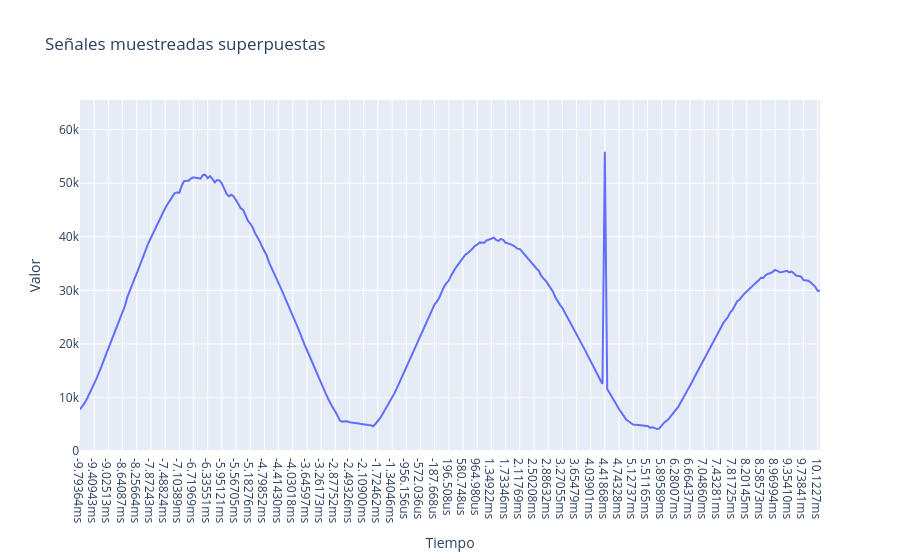

The notebook cell saved with this chart:
### Code cell
fig = go.Figure()


# Agregamos cada señal como un trazo
fig.add_trace(go.Scatter(x = resultados_tiempos[0], y=new_arr0, mode='lines', name='Señal 0'))

# Opciones de layout
fig.update_layout(
    title='Señales muestreadas superpuestas',
    xaxis_title='Tiempo',
    yaxis_title='Valor',
    hovermode='x unified',
    yaxis=dict(range=[0, 65536])
)

fig.show()

### Figure 1 — Plotly figure (JSON) as saved in the notebook; plotly's stock layout.template omitted (floating-point values rounded to 4 significant figures; data arrays with more than 128 entries replaced by an {"elided": "..."} marker saying what was removed)
{"data": [{"mode": "lines", "name": "Señal 0", "type": "scatter", "x": {"elided": "314 str values"}, "y": {"elided": "314 int values"}}], "layout": {"hovermode": "x unified", "title": {"text": "Señales muestreadas superpuestas"}, "xaxis": {"title": {"text": "Tiempo"}}, "yaxis": {"range": [0, 65536], "title": {"text": "Valor"}}}}
